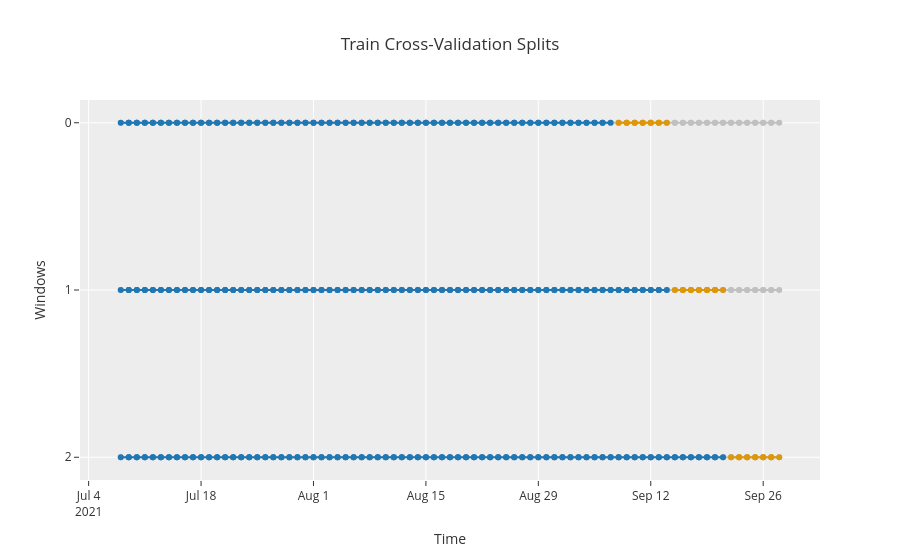

Notebook source saved alongside this figure:
### Code cell
# cross-validation plot
plot_model(plot = "cv")
